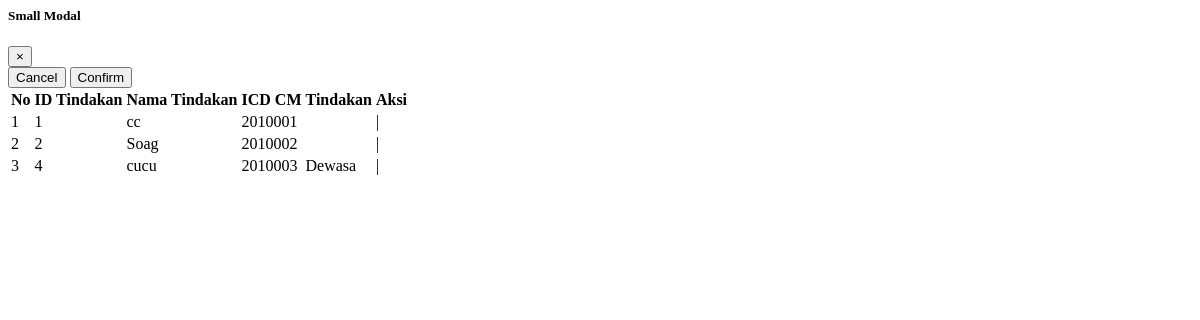
The app's page /_plug_jabatan/Tindakan/DataMaster.php with its own data.
### tables this page shows
CREATE TABLE IF NOT EXISTS `tindakan` (
  `id_tindakan` int(10) NOT NULL,
  `nama_tindakan` varchar(30) NOT NULL,
  `icd_cm` varchar(10) NOT NULL,
  `no_rm` varchar(6) NOT NULL,
  `foto_rontgen` varchar(50) NOT NULL,
  `status` varchar(10) NOT NULL
);

### _config/config.php (called while the page is built, shortened)
<?php
function base_url($url = null){
	$base_url = "http://localhost/poligogo";
	if($url != null){
		return $base_url."/".$url;
	} else {
		return $base_url;
	}
}
?>

### _plug_jabatan/Tindakan/Crud.php (called while the page is built, shortened)
<?php
	class Crud
	{
		var $table = 'tindakan';
	    public function __construct()
	    {
			require '../../_config/config.php';
	    }
	    public function get_data(){
	    	$mysqli = mysqli_connect('localhost','root','','db_poligigi');
	    	$query = mysqli_query($mysqli, "select * from $this->table");
	    	while ($ress = mysqli_fetch_assoc($query)) {
	    	    	$result[] = $ress;
	    	}
	    	return $result;
	    }
	}
?>

### _plug_jabatan/Tindakan/DataMaster.php (the view, shortened to what this page needs)
<?php
$crud = new crud;
?>
<div class="modal fade" id="Modal-ubah" tabindex="-1" role="dialog" aria-labelledby="largemodalLabel" aria-hidden="true">
    <div class="modal-dialog modal-lg" role="document">
        <div class="modal-content">
            <div class="modal-header">
                <h5 class="modal-title" id="smallmodalLabel">Small Modal</h5>
                    <button type="button" class="close" data-dismiss="modal" aria-label="Close">
                        <span aria-hidden="true">&times;</span>
                    </button>
            </div>
            <div class="modal-footer">
                <button type="button" class="btn btn-secondary" data-dismiss="modal">Cancel</button>
                <button type="submit" class="btn btn-primary" id='btn-inpedit'>Confirm</button>
            </div>
        </div>
    </div>
</div>
<link href="<?php echo base_url();?>/_assets/css/plugins/dataTables/dataTables.bootstrap.css" rel="stylesheet">
 <table class="table table-striped table-bordered table-hover" id="dataTables-example">
                                            <thead>
                                                <tr>
                                                    <th>No</th>
                                                    <th>ID Tindakan</th>
                                                    <th>Nama Tindakan</th>
                                                    <th>ICD CM</th>
                                                    <th>Tindakan</th>
                                                    <th>Aksi</th>
                                                </tr>
                                            </thead>
                                            <tbody>
                                                <?php
                                                foreach ($crud->get_data() as $key_data => $value_data) {
                                                        $key_data++;
                                                        echo "<tr>
                                                                <td>$key_data</td>
                                                                <td>".$value_data['id_tindakan']."</td>
                                                                <td>".$value_data['nama_tindakan']."</td>
                                                                <td>".$value_data['icd_cm']."</td>
                                                                <td>".$value_data['status']."</td>
                                                                <td>
                                                                <a href='javascript:void(0);' data-toggle='modal' data-target='#Modal-ubah' id='ubah".$key_data."' data-id_tindakan='".$value_data['id_tindakan']."' data-nama_tindakan='".$value_data['nama_tindakan']."' data-icd_cm='".$value_data['icd_cm']."' title='Ubah data'>
                                                                    <span class='glyphicon glyphicon-pencil'></span>
                                                                </a>
                                                                    |
                                                                <a href='javascript:void(0);' id='hapus".$key_data."' data-id_tindakan='".$value_data['id_tindakan']."'><span class='glyphicon glyphicon-trash'></span.</a></td>
                                                        </tr>";
                                                    }
                                                ?>
                                            </tbody>
                                        </table>

### records on screen
tindakan: id_tindakan "1", nama_tindakan "cc", icd_cm "2010001"
tindakan: id_tindakan "2", nama_tindakan "Soag", icd_cm "2010002"
tindakan: id_tindakan "4", nama_tindakan "cucu", icd_cm "2010003", status "Dewasa"
